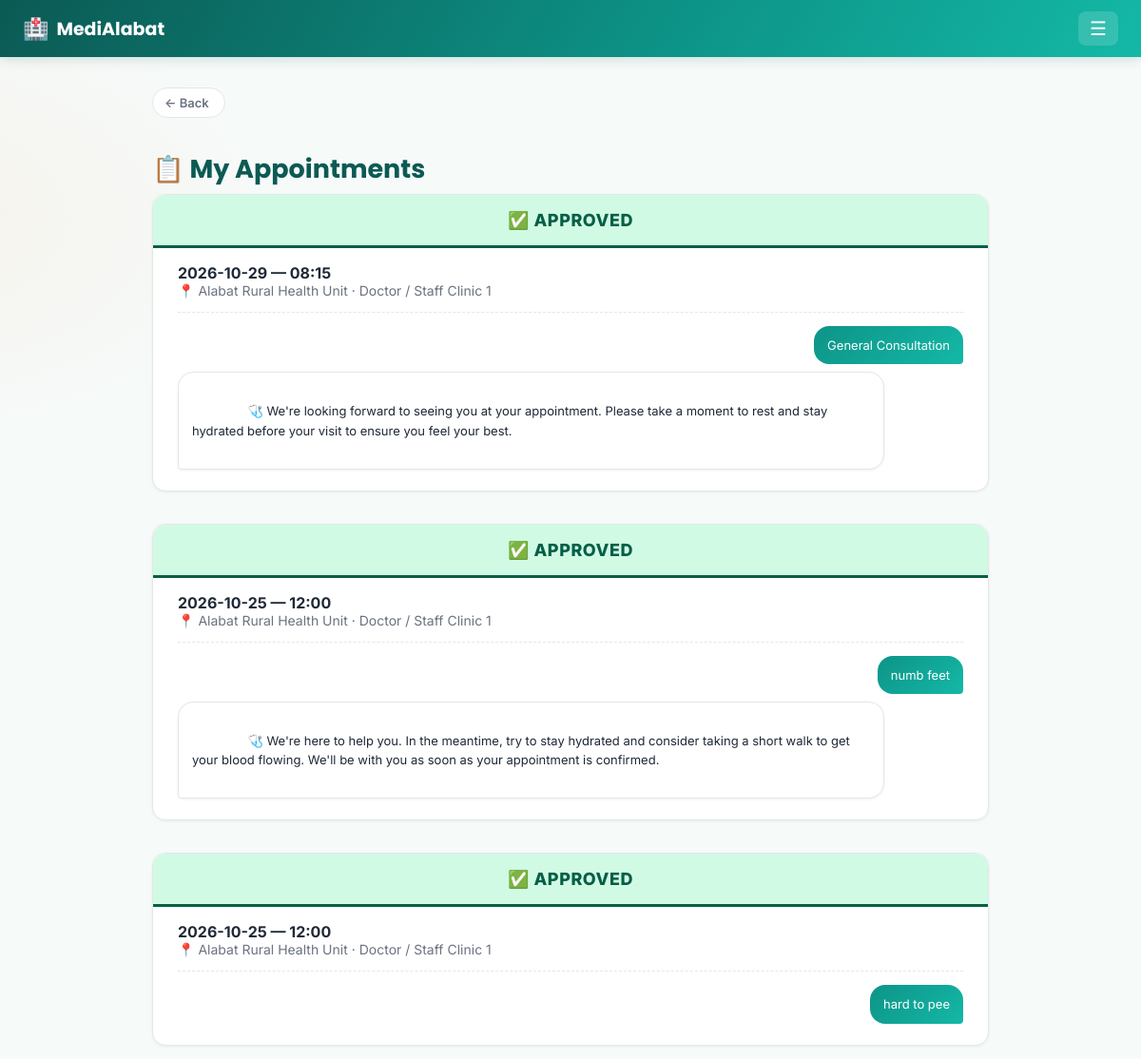
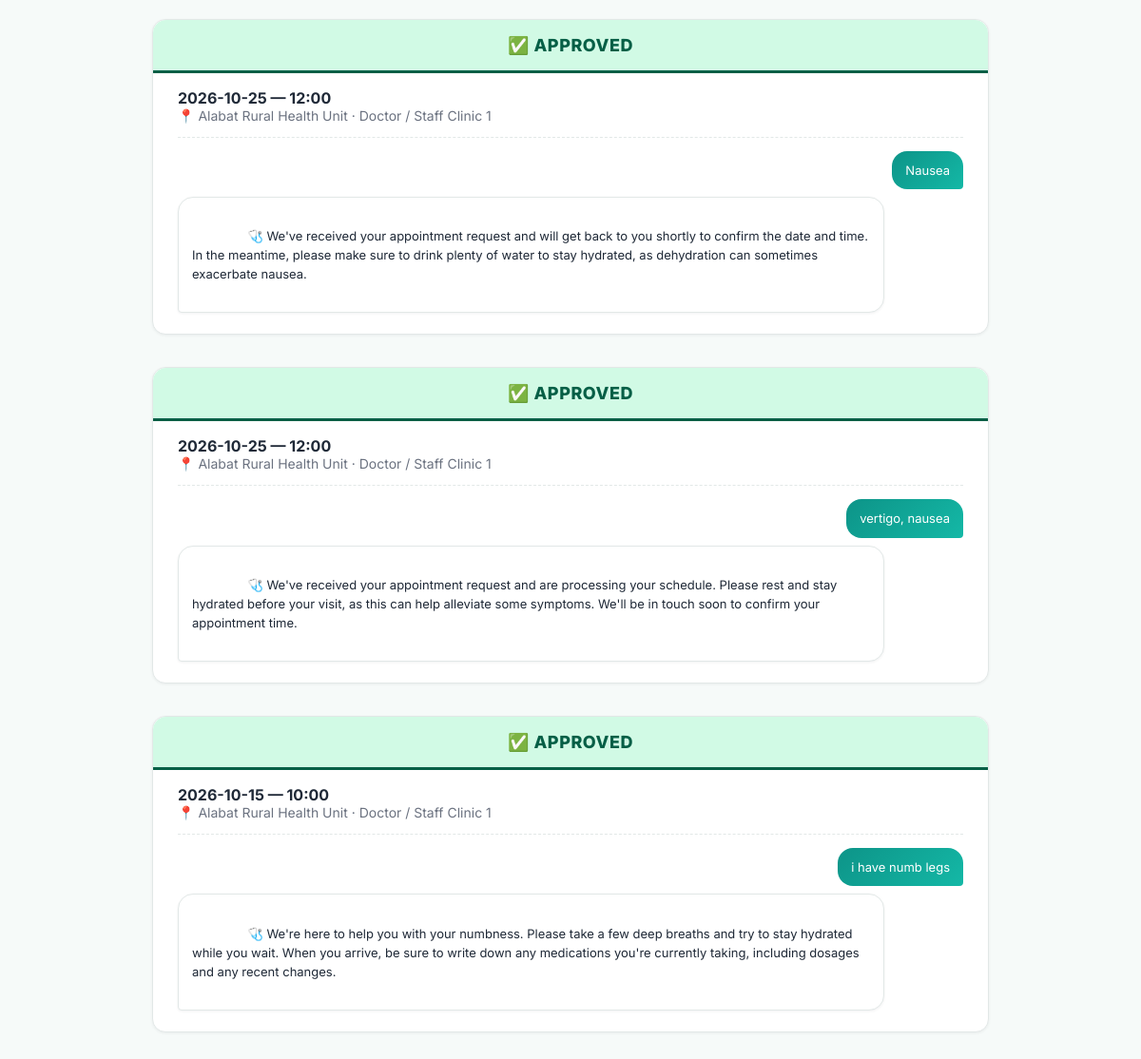
Screenshot of /appointments (signed in) with the database file from the repository (2 pictures, top to bottom).
### tables this page shows
CREATE TABLE appointments (
            id INTEGER PRIMARY KEY AUTOINCREMENT,
            patient_id INTEGER NOT NULL REFERENCES users(id) ON DELETE CASCADE,
            staff_id INTEGER NOT NULL REFERENCES users(id) ON DELETE CASCADE,
            clinic_id INTEGER NOT NULL REFERENCES clinics(id),
            appt_date TEXT NOT NULL,
            appt_time TEXT NOT NULL,
            reason TEXT,
            status TEXT NOT NULL DEFAULT 'Pending' CHECK(status IN ('Pending','Approved','Reschedule')),
            ai_note TEXT,
            created_at TEXT DEFAULT CURRENT_TIMESTAMP
        , decided_at TEXT, ai_chat_closed INTEGER NOT NULL DEFAULT 0, services TEXT);

CREATE TABLE clinics (
    id INTEGER PRIMARY KEY AUTOINCREMENT,
    name TEXT NOT NULL,
    address TEXT
);

CREATE TABLE users (
    id INTEGER PRIMARY KEY AUTOINCREMENT,
    role TEXT NOT NULL CHECK(role IN ('patient', 'staff')),
    full_name TEXT NOT NULL,
    email TEXT UNIQUE NOT NULL,
    password_hash TEXT NOT NULL,
    contact_number TEXT,
    created_at TEXT DEFAULT CURRENT_TIMESTAMP
, first_name TEXT, middle_name TEXT, last_name TEXT, status TEXT NOT NULL DEFAULT 'active', reviewed_by INTEGER, reviewed_at TEXT);

CREATE TABLE appointment_messages (
            id INTEGER PRIMARY KEY AUTOINCREMENT,
            appointment_id INTEGER NOT NULL
                REFERENCES appointments(id) ON DELETE CASCADE,
            role TEXT NOT NULL
                CHECK(role IN ('patient', 'ai')),
            content TEXT NOT NULL,
            created_at TEXT DEFAULT CURRENT_TIMESTAMP
        );

### app.py (the view)
@app.route("/appointments")
@login_required(role="patient")
def patient_appointments(user):
    conn = get_db()
    rows = conn.execute(
        "SELECT a.*, c.name AS clinic_name, u.full_name AS doctor_name FROM appointments a "
        "JOIN clinics c ON c.id = a.clinic_id "
        "JOIN users u ON u.id = a.staff_id "
        "WHERE a.patient_id = ? ORDER BY a.appt_date DESC, a.appt_time DESC",
        (user["id"],),
    ).fetchall()
    context = patient_health_context(conn, user["id"])
    appts = []
    for row in rows:
        appt = dict(row)
        messages = conn.execute(
            "SELECT role, content FROM appointment_messages WHERE appointment_id=? ORDER BY id ASC",
            (appt["id"],),
        ).fetchall()
        has_patient_msg = any(m["role"] == "patient" for m in messages)
        has_ai_msg = any(m["role"] == "ai" for m in messages)
        changed = False
        if appt["reason"] and not has_patient_msg:
            conn.execute(
                "INSERT INTO appointment_messages (appointment_id, role, content) VALUES (?, 'patient', ?)",
                (appt["id"], appt["reason"]),
            )
            changed = True
        if appt["reason"] and not has_ai_msg and not appt["ai_chat_closed"]:
            note = appt["ai_note"] or get_appointment_note(appt["reason"], patient_context=context, lang=current_lang())
            if note:
                conn.execute(
                    "INSERT INTO appointment_messages (appointment_id, role, content) VALUES (?, 'ai', ?)",
                    (appt["id"], note),
                )
                changed = True
        if changed:
            conn.commit()
            messages = conn.execute(
                "SELECT role, content FROM appointment_messages WHERE appointment_id=? ORDER BY id ASC",
                (appt["id"],),
            ).fetchall()
        appt["messages"] = messages
        appts.append(appt)
    conn.close()
    return render_template("patient/appointments.html", appointments=appts)

### app.py (called while the page is built)
def current_user():
    if "user_id" not in session:
        return None
    conn = get_db()
    user = conn.execute("SELECT * FROM users WHERE id = ?", (session["user_id"],)).fetchone()
    conn.close()
    return user

def current_lang():
    return session.get("lang", DEFAULT_LANG)

def patient_health_context(conn, user_id):
    profile = conn.execute(
        "SELECT existing_conditions, allergies, medications FROM patient_profiles WHERE user_id=?",
        (user_id,),
    ).fetchone()
    parts = []
    if profile:
        if profile["existing_conditions"]:
            parts.append(f"existing conditions: {profile['existing_conditions']}")
        if profile["allergies"]:
            parts.append(f"allergies: {profile['allergies']}")
        if profile["medications"]:
            parts.append(f"current medications: {profile['medications']}")
    return "; ".join(parts) if parts else None

@app.context_processor
def inject_globals():
    lang = current_lang()
    def fdate(d):
        """'October 8, 2026' / 'Oktubre 8, 2026' — month name follows the active language."""
        return f"{_t('month.' + str(d.month), lang=lang)} {d.day}, {d.year}"
    def fdatetime(value):
        """Format a stored 'YYYY-MM-DD HH:MM' string; returns '' for empty/unparseable values."""
        try:
            dt = datetime.strptime(value, "%Y-%m-%d %H:%M")
        except (TypeError, ValueError):
            return ""
        hour12 = dt.hour % 12 or 12
        return f"{fdate(dt.date())} · {hour12}:{dt.minute:02d} {'AM' if dt.hour < 12 else 'PM'}"
    return {
        "current_user": current_user(),
        "current_lang": lang,
        "t": lambda key, **kwargs: _t(key, lang=lang, **kwargs),
        "fdate": fdate,
        "fdatetime": fdatetime,
    }

def login_required(role=None):
    def decorator(view):
        @functools.wraps(view)
        def wrapped(*args, **kwargs):
            user = current_user()
            if user is None:
                return redirect(url_for("login"))
            if user["role"] == "staff" and user["status"] != "active":
                session.clear()                    # an unapproved / rejected staff account must never get in
                return redirect(url_for("login"))
            if role and user["role"] != role:
                abort(403)
            return view(user, *args, **kwargs)
        return wrapped
    return decorator

### health_ai.py (called while the page is built)
def _looks_health_related(text):
    return bool(_HEALTH_HINTS.search(text))

### templates/patient/appointments.html (shortened to what this page needs)
{% extends "base.html" %}
{% block content %}
<h1 class="fade-in">📋 {{ t('appts.title') }}</h1>
{% if appointments %}
<div class="appt-list">
    {% for a in appointments %}
    <div class="card fade-in appt-card" id="appt-{{ a.id }}">
        <div class="appt-status-bar appt-status-bar-{{ a.status|lower }}">
            {% if a.status == 'Approved' %}✅
            {% elif a.status == 'Reschedule' %}🔄
            {% else %}⏳{% endif %}
            {{ t('status.' ~ a.status|lower) }}
        </div>
        <div class="appt-row">
            <div>
                <div class="appt-date">{{ a.appt_date }} — {{ a.appt_time }}</div>
                <div class="appt-clinic">📍 {{ a.clinic_name }} · {{ a.doctor_name }}</div>
            </div>
        </div>
        {% if a.messages %}
        <div class="ai-thread ai-thread-compact">
            {% for m in a.messages %}
            <div class="ai-bubble {% if m.role == 'patient' %}ai-bubble-user{% else %}ai-bubble-ai{% endif %}">
                {% if m.role == 'ai' %}🩺 {% endif %}{{ m.content }}
            </div>
            {% endfor %}
        </div>
        {% endif %}
    </div>
    {% endfor %}
</div>
{% else %}
<div class="card empty-state fade-in">
    <div class="empty-icon">📭</div>
    <p>{{ t('appts.none_yet') }}</p>
    <a href="{{ url_for('new_appointment_clinic') }}" class="btn-primary">{{ t('dash.set_appointment') }}</a>
</div>
{% endif %}
{% endblock %}

### templates/base.html (shortened to what this page needs)
<!DOCTYPE html>
<html lang="{{ current_lang }}">
<head>
    <link rel="stylesheet" href="{{ url_for('static', filename='style.css') }}">
</head>
<body>
    {% if current_user %}
    <nav class="navbar">
        <div class="nav-inner">
            <a href="{{ url_for('patient_dashboard') if current_user.role == 'patient' else url_for('staff_dashboard') }}" class="brand">
                <span class="brand-icon">🏥</span><span>MediAlabat</span>
            </a>
            <button class="nav-toggle" id="navToggle" aria-label="Menu">☰</button>
        </div>
    </nav>
    {% endif %}
    <main class="container {% if not current_user %}auth-container{% endif %} {% block container_class %}{% endblock %}">
        {% if current_user and request.endpoint not in ['patient_dashboard', 'staff_dashboard'] %}
        <button type="button" class="back-btn fade-in" onclick="history.back()">← {{ t('nav.back') }}</button>
        {% endif %}
        {% set flashed = get_flashed_messages(with_categories=true) %}
        {% block content %}{% endblock %}
    </main>
</body>
</html>

### rows the page displays
appointments: status "APPROVED", appt_date "2026-10-29", appt_time "08:15", clinic_name "Alabat Rural Health Unit", doctor_name "Doctor / Staff Clinic 1"
appointment_messages: content "General Consultation"
appointment_messages: content "We're looking forward to seeing you at your appointment. Please take a moment to rest and stay hydrated before your visit to ensure you feel your best."
appointments: status "APPROVED", appt_date "2026-10-25", appt_time "12:00", clinic_name "Alabat Rural Health Unit", doctor_name "Doctor / Staff Clinic 1"
appointment_messages: content "numb feet"
appointment_messages: content "We're here to help you. In the meantime, try to stay hydrated and consider taking a short walk to get your blood flowing. We'll be with you as soon as your appointment is confirmed."
appointments: status "APPROVED", appt_date "2026-10-25", appt_time "12:00", clinic_name "Alabat Rural Health Unit", doctor_name "Doctor / Staff Clinic 1"
appointment_messages: content "hard to pee"
appointments: status "APPROVED", appt_date "2026-10-25", appt_time "12:00", clinic_name "Alabat Rural Health Unit", doctor_name "Doctor / Staff Clinic 1"
appointment_messages: content "Nausea"
appointment_messages: content "We've received your appointment request and will get back to you shortly to confirm the date and time. In the meantime, please make sure to drink plenty of water to stay hydrated, as dehydration can sometimes exacerbate nausea."
appointments: status "APPROVED", appt_date "2026-10-25", appt_time "12:00", clinic_name "Alabat Rural Health Unit", doctor_name "Doctor / Staff Clinic 1"
appointment_messages: content "vertigo, nausea"
appointment_messages: content "We've received your appointment request and are processing your schedule. Please rest and stay hydrated before your visit, as this can help alleviate some symptoms. We'll be in touch soon to confirm your appointment time."
appointments: status "APPROVED", appt_date "2026-10-15", appt_time "10:00", clinic_name "Alabat Rural Health Unit", doctor_name "Doctor / Staff Clinic 1"
appointment_messages: content "i have numb legs"
appointment_messages: content "We're here to help you with your numbness. Please take a few deep breaths and try to stay hydrated while you wait. When you arrive, be sure to write down any medications you're currently taking, including dosages and any recent changes."

### other values shown
{{ t('nav.back') }} "Back"
{{ t('appts.title') }} "My Appointments"
